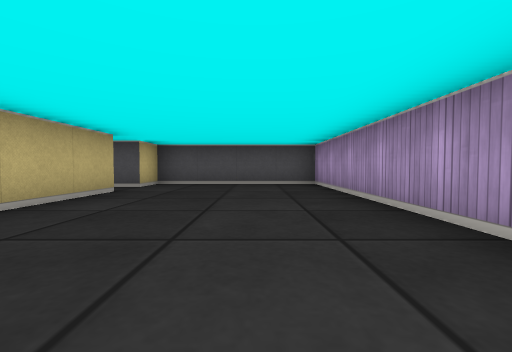
[1] (above)

12 first-person views from a walk through a cub3D maze. The camera is about half as high as the walls, tilts 2° down and sees 90° across. The floor is counted in squares. Each view is taken from the middle of a square. On the plan, view 1 faces up. The plan holds only what a view shows up to about 9 squares ahead; the rest is blank.

[2]
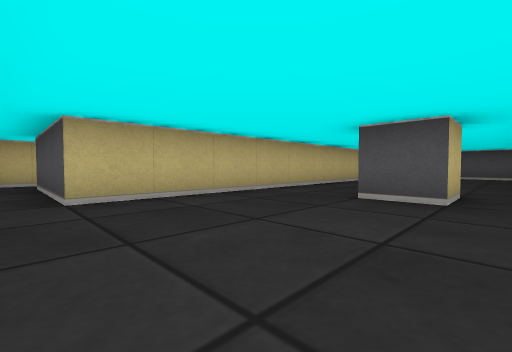

[3]
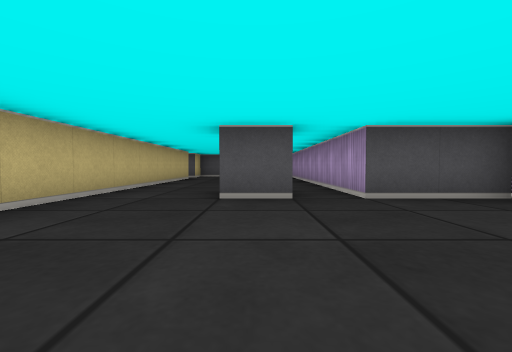

[4]
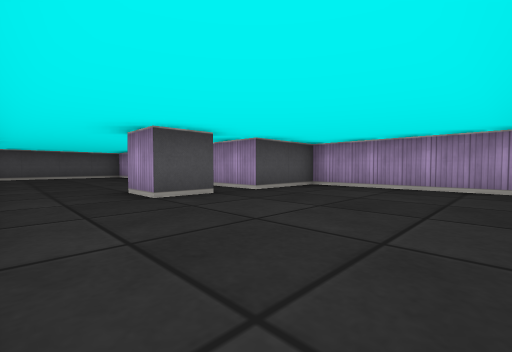

[5]
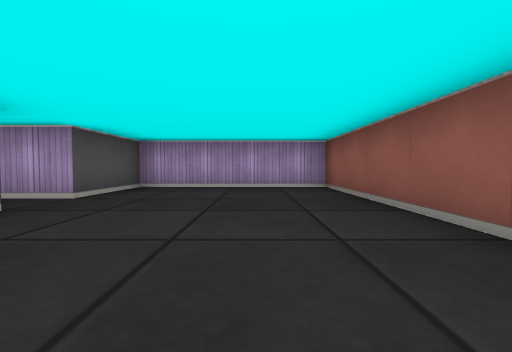

[6]
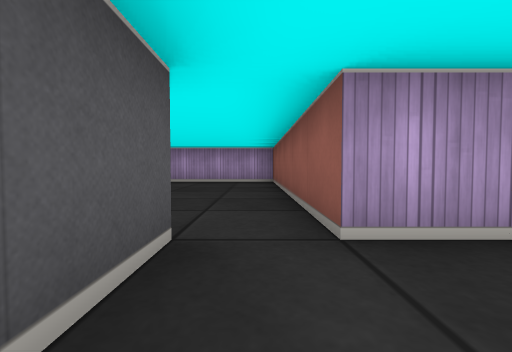

[7]
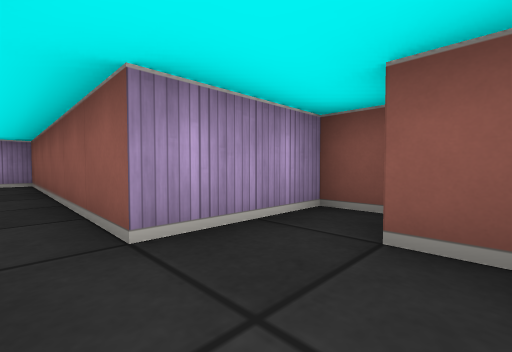

[8]
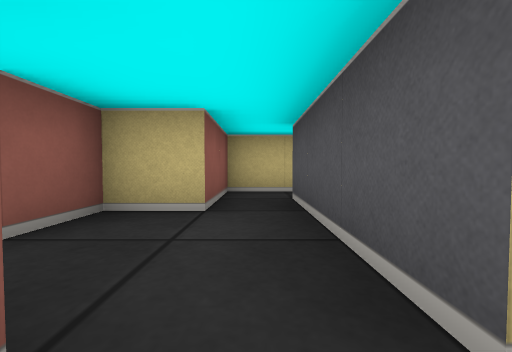

[9]
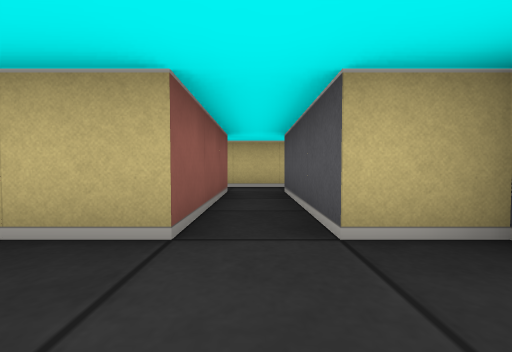

[10]
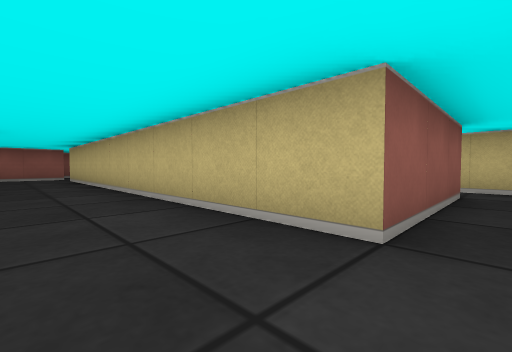

[11]
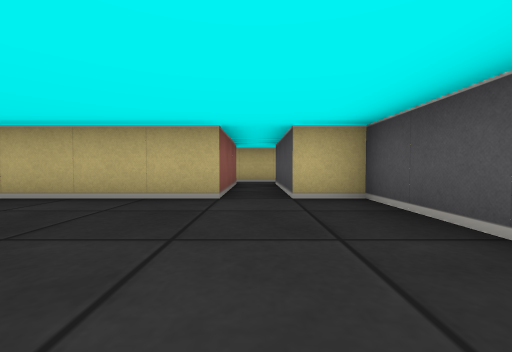

[12]
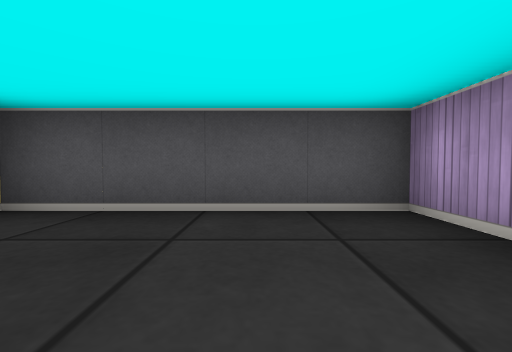

### Floor plan
Points are (right, up) in squares from view 1. A wall is a line through its corners. A room is listed if a view was taken in it or the views show most of it. See-through windows are left out.
Room 1 (views 1, 2, 3, 4, 5, 8, 9, 10, 11, 12)
walls: (0.5, -0.5) (0.5, -1.5) (-0.5, -1.5) (-0.5, -0.5); (-2.5, -5.5) (3.5, -5.5) (3.5, -1.5) (1.5, -1.5) (1.5, 6.5) (-2.5, 6.5) (-2.5, 5.5) (-5.5, 5.5); (-5.5, 4.5) (-2.5, 4.5) (-2.5, -4.5) (-3.5, -4.5)
ways out: opening at (-3, -5) to room 2; opening at (-5, 5)
Room 2 (views 6, 7)
walls: (-3.5, -4.5) (-5.5, -4.5); (-3.2, -7.5) (-2.5, -7.5) (-2.5, -5.5); (-6.5, -4.2) (-6.5, -5.5) (-4.5, -5.5) (-4.5, -6.5) (-3.5, -6.5)
ways out: opening at (-3, -5) to room 1; opening at (-6, -5)

Positions as (right, up) in squares from view 1, and headings:
1: (0, 0), facing up
2: (1, -5), facing up-left
3: (0, -5), facing up
4: (-2, -5), facing up-right
5: (-2, -4), facing right
6: (-4, -5), facing right
7: (-4, -5), facing down-right
8: (-2, -5), facing left
9: (-1, 5), facing left
10: (-1, 5), facing down-left
11: (1, 5), facing left
12: (0, 4), facing up
